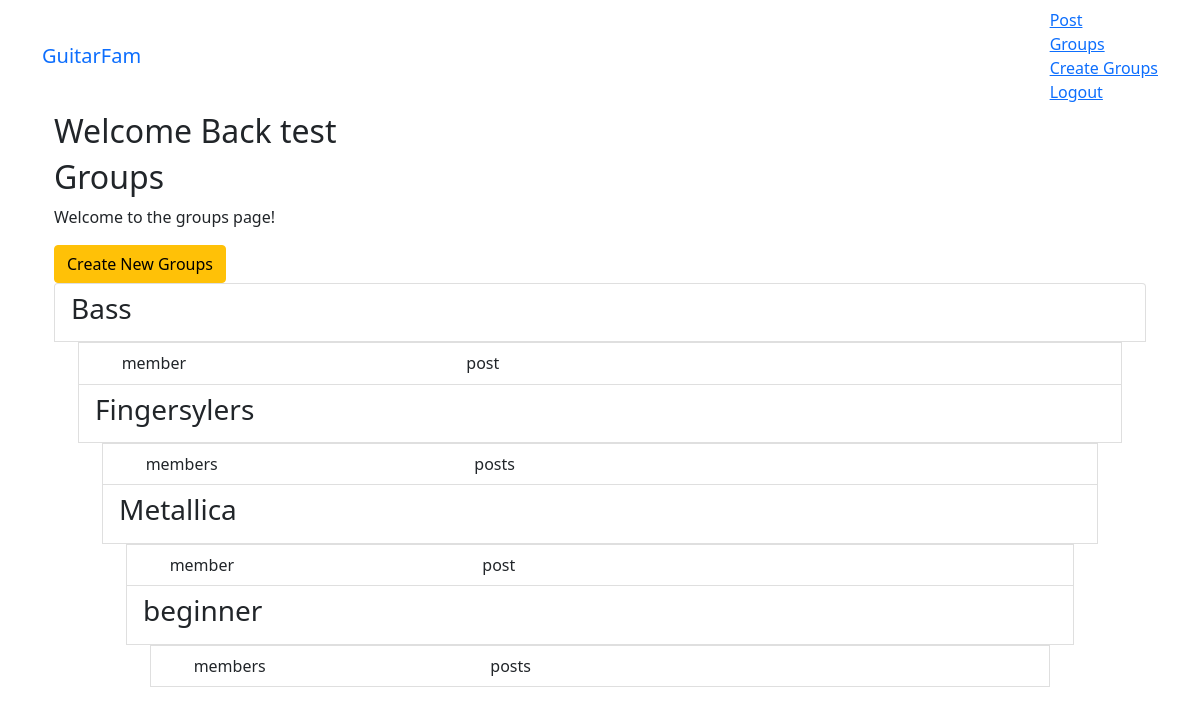
Screenshot of /groups/ (signed in) with the database file from the repository.
### groups/models.py (models this page shows, shortened)
class Group(models.Model):
    name = models.CharField(max_length=255, unique=True)
    slug = models.SlugField(allow_unicode=True,unique=True)
    description = models.TextField(blank=True,default='')
    description_html = models.TextField(editable=False,default='',blank=True)
    members = models.ManyToManyField(User,through='GroupMember')
    class Meta:
        ordering = ['name']

### groups/views.py (the view)
# urls.py: path('',views.ListGroups.as_view(),name='all'),
class ListGroups(generic.ListView):
    model=Group

### groups/templates/groups/group_list.html (shortened to what this page needs)
{% extends 'groups/group_base.html' %} {% block pregroup %}
<div class="col-md-4">
  <div class="content">
    {% if user.is_authenticated %}
    <h2>
      Welcome Back {{user.username}}
    </h2>
    {% endif %}
    <h2>Groups</h2>
    <p>Welcome to the groups page!</p>
  </div>
  {% if user.is_authenticated %}
  <a href="{% url 'groups:create' %}"  class='btn btn-md btn-fill btn-warning'>
    <span class="glyphicon glyphicon-ok-circle"> Create New Groups</span>
  </a>
  {% endif %}
</div>
{% endblock pregroup %} {% block group_content %}
<div class="col-mid-8">
  <div class="list-group">
    {% for group in object_list %}
    <a class="list-group-item" href="{% url 'groups:single' slug=group.slug %}">
      <h3 class="title list-group-item-heading">{{group.name}}</h3>
        <div class="list-group-item-text container-fluid">
        <div class="row">
            <div class="col-md-4">
                <span class='badge'>{{group.members.count}}</span>
                member{{group.members.count|pluralize}}
            </div>
            <div class="col-md-4">
                <span class='badge'>{{group.posts.count}}</span>
                post{{group.posts.count|pluralize}}
            </div>
        </div>
    </a>
    {% endfor %}
  </div>
</div>
 {% endblock group_content %}

### rows the page displays
Group: name "Bass"
Group: name "Fingersylers"
Group: name "Metallica"
Group: name "beginner"

### other values shown
{{ user.username }} "test"
